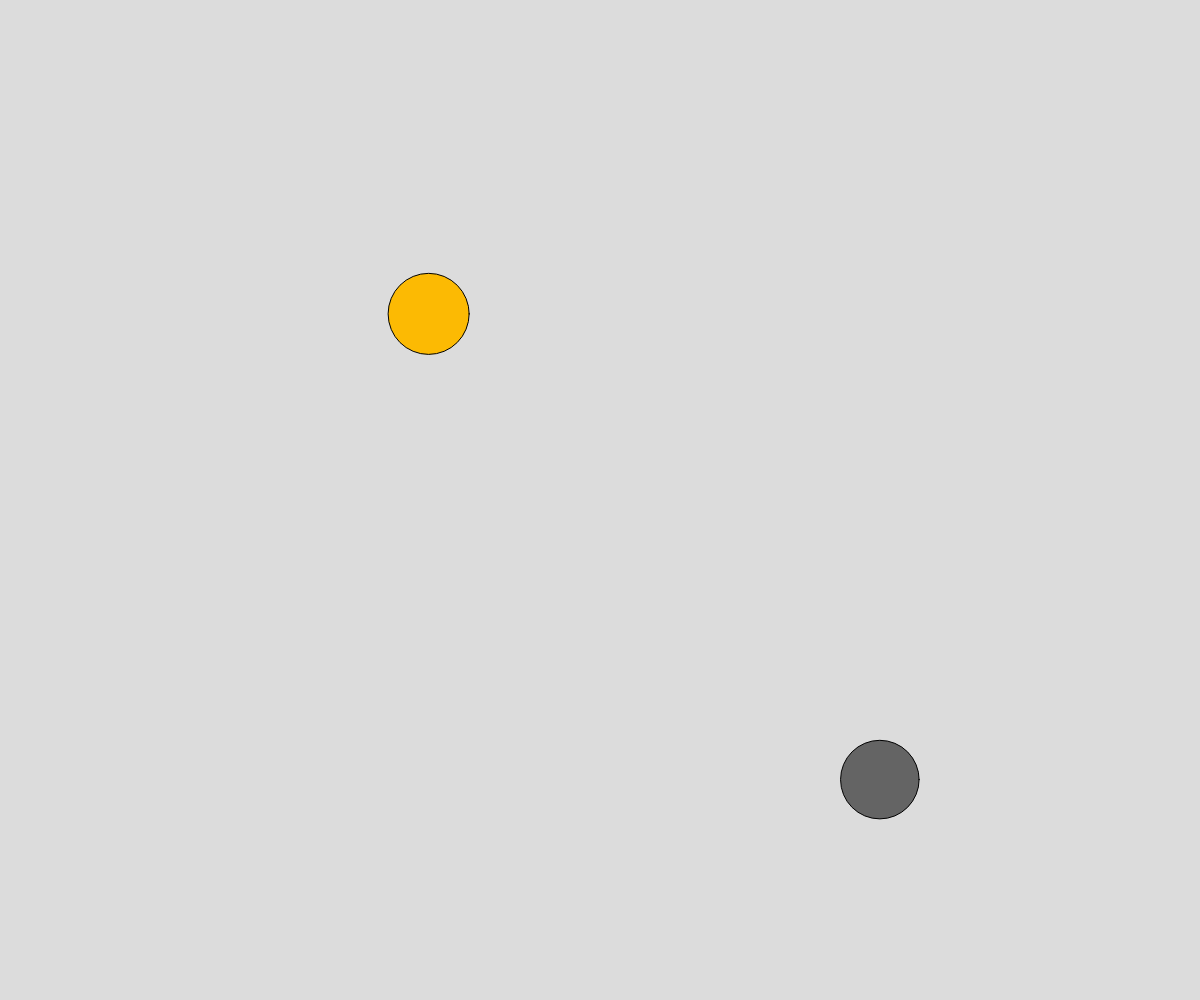
Frame 1 (no input)
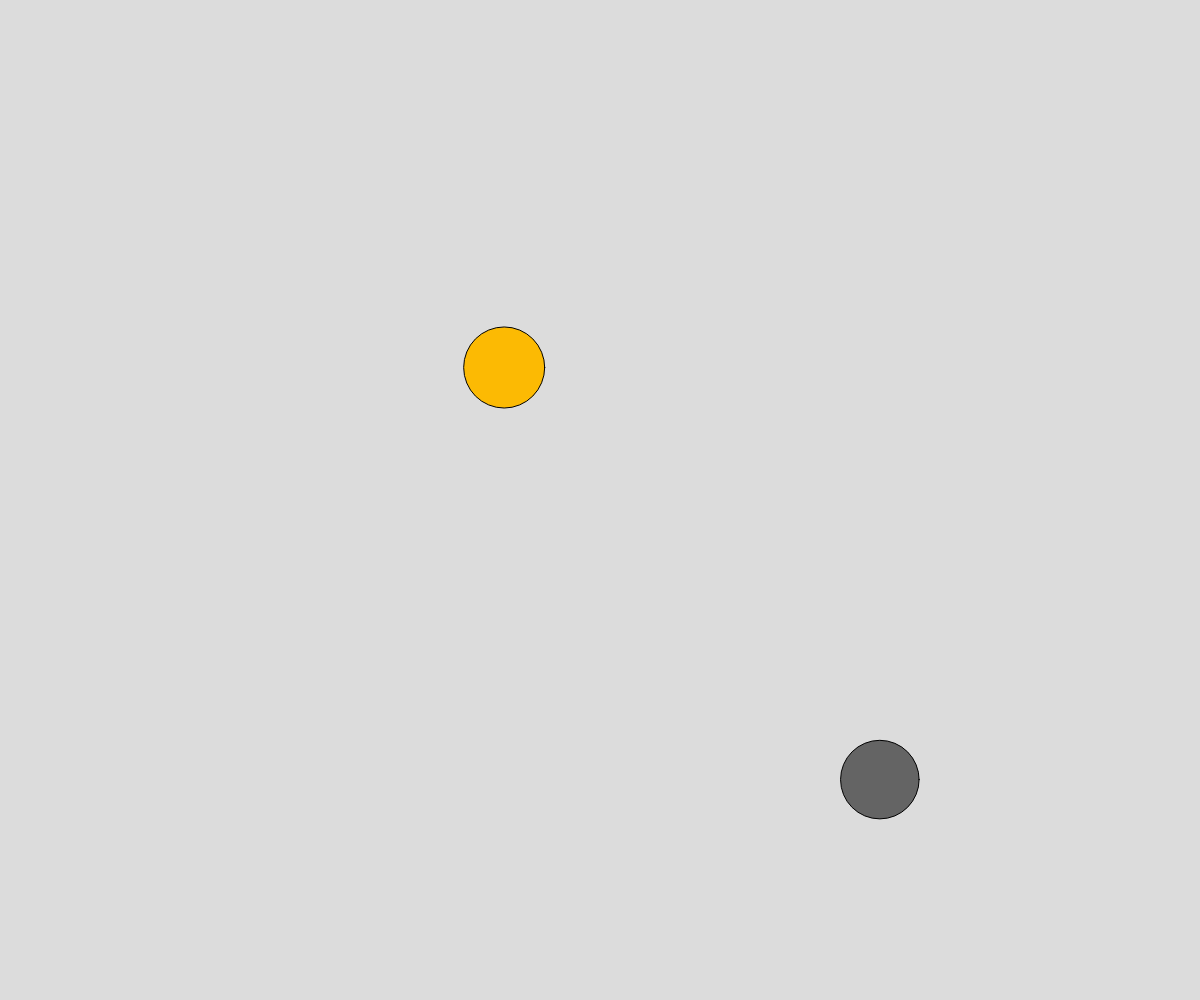
Frame 60 (no input)
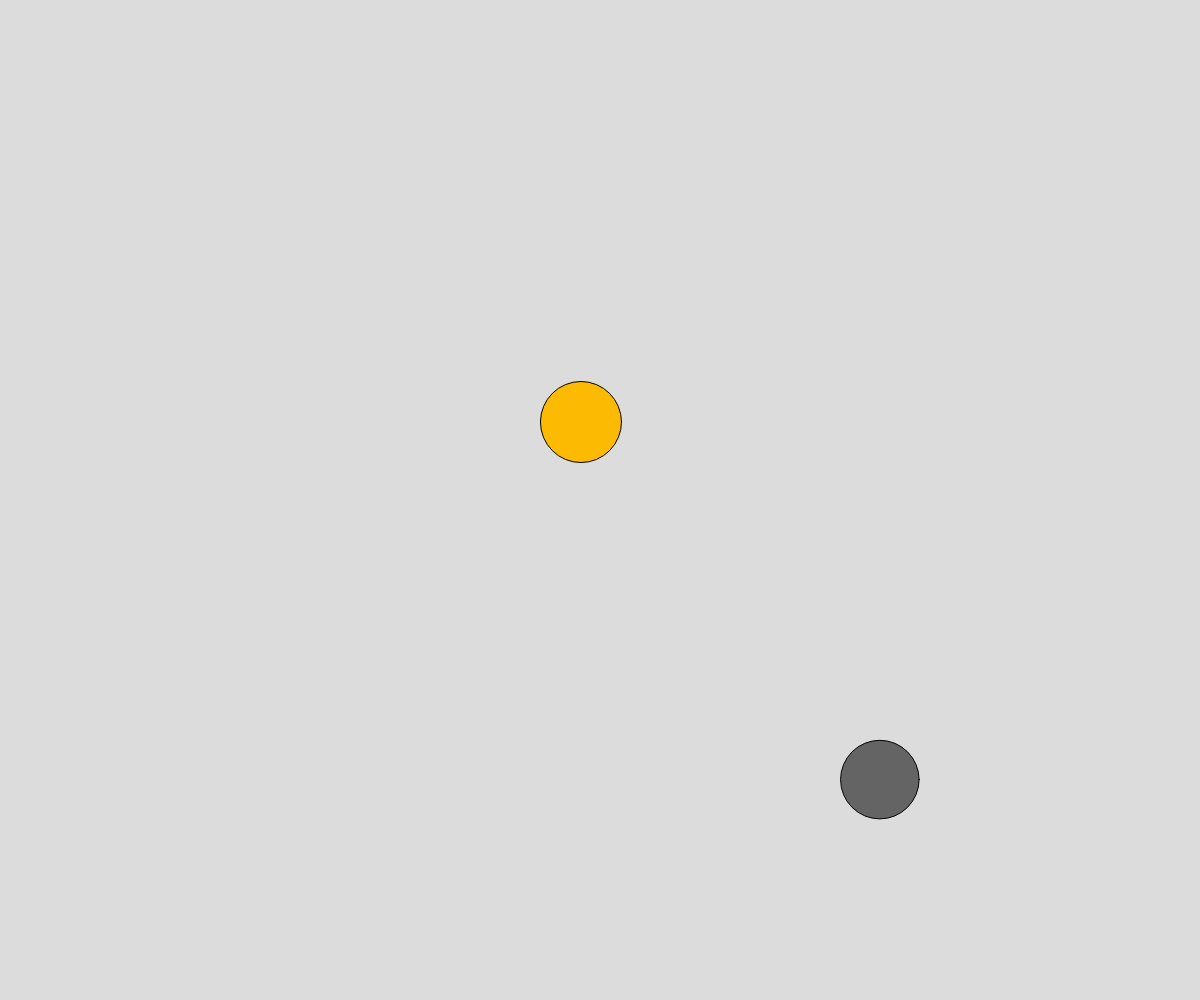
Frame 120 (the mouse pressed at the canvas centre since frame 60)

The p5.js sketch that drew these frames (run headless with seeded random() and noise() and a simulated clock; from frame 60 on, the mouse is pressed at the canvas centre):

// p5.js sketch
// ── sketch.js
let x;
let y;
let a;
let b;
let d;
let speed;
let r;

let xcat;
let ycat;
let acat;
let dcat;
let speedcat;
let rcat;

function setup() {
  createCanvas(windowWidth, windowHeight);
  d = random(25, 100);
  dcat = random(50, 200);
  r = d/2;
  rcat = dcat/2;
  x = random(0+r, windowWidth-r);
  xcat = random(0+r, windowWidth-r);
  y = random(0+r, windowHeight-r);
  ycat = random(0+r, windowHeight-r);
  a = 0;
  acat = random(0, 1);
  b = 0;
  bcat = random(0, 1);
  speed = random(1, 10);
  speedcat = random(1, 10);
}

function draw() { 
  background(220);
  move();
  movecat();
  detect_collision();
}

function move() {

  if (x <= windowWidth-r && keyIsDown(RIGHT_ARROW)) {
    x += 1*speed;
  }
  if (x >= 0+r && keyIsDown(LEFT_ARROW)) {
    x += -1*speed; 
  }
  if (y <= windowHeight-r && keyIsDown(DOWN_ARROW)) {
    y += 1*speed;
  }
  if (y >= 0+r && keyIsDown(UP_ARROW)) {
    y += -1*speed;
  }
  fill(100);
  ellipse(x, y, d);
}

function movecat() {
  if (xcat >= windowWidth - rcat || xcat <= 0 + r) {
    acat *= -1;
    xcat += speedcat*2*acat;
  }
  if (ycat >= windowHeight - rcat || ycat <= 0 + r) {
    bcat *= -1;
    ycat += speedcat*2*bcat;
  }
  xcat += speedcat*acat;
  ycat += speedcat*bcat;
  fill(252, 186, 3);
  console.log(xcat, ycat, dcat, acat, bcat, speedcat);
  ellipse(xcat, ycat, dcat);
}

function detect_collision() {
    if (dist(x, y, xcat, ycat) <= r + rcat) {
      text('YOU LOSE', windowWidth/2, windowHeight/2);
    }
}
